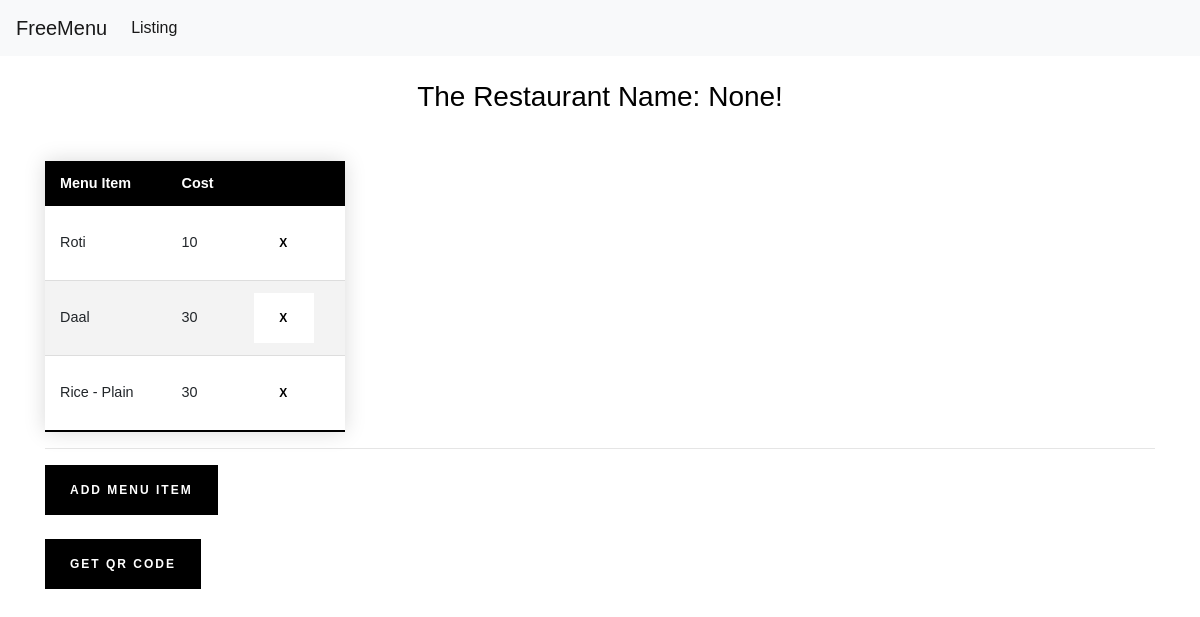
/restaurant_menu?rest_id=2, run on the app's committed database.
### tables this page shows
CREATE TABLE menus (
    menu_id INTEGER PRIMARY KEY AUTOINCREMENT,
    created TIMESTAMP NOT NULL DEFAULT CURRENT_TIMESTAMP,
    item_title TEXT NOT NULL,
    item_cost TEXT NOT NULL,
    item_restaurant_id INTEGER REFERENCES restaurants (rest_id)
);

### app.py (the view, shortened to what this page needs)
@app.route('/restaurant_menu',methods = ['POST', 'GET'])
def restaurant_menu_result():
    if request.method == 'GET':
        rest_id = request.args.get('rest_id')
        rest_name = request.args.get("rest_name")
        dict = get_menu_for_restaurant(rest_id = rest_id)
        return render_template("restaurant_menu.html", result = dict, name = rest_name)

### app.py (called while the page is built)
def get_db_connection():
    BASE_DIR = os.path.dirname(os.path.abspath(__file__))
    db_path = os.path.join(BASE_DIR, "freemenu_database.db")
    print(db_path)
    conn = sqlite3.connect(db_path)
    conn.row_factory = sqlite3.Row
    return conn

def get_menu_for_restaurant(rest_id):
    conn = get_db_connection()
    sql = f"""SELECT * FROM menus WHERE item_restaurant_id = {rest_id}"""
    menus = conn.execute(sql).fetchall()
    conn.close()
    return menus

### templates/restaurant_menu.html (shortened to what this page needs)
{% extends 'base.html' %}
{% block content %}
   <body>
      <h3>The Restaurant Name: {{ name }}!</h3>
      <table class="styled-table">
          <thead>
              <tr>
                  <th>Menu Item</th>
                  <th>Cost</th>
                  <th></th>
              </tr>
          </thead>
          <tbody>
              {% for item in result %}
               <tr>
                  <td> {{ item['item_title'] }} </td>
                  <td> {{ item['item_cost'] }} </td>
                  <td ><input type="button" id="{{ item['menu_id'] }}" class="pheasant-demure-button solid light" value="X" onclick="SomeDeleteRowFunction(this, '{{url_for('delete_menu_item', item_id=item['menu_id'])}}')"/></td>
               </tr>
               {% endfor %}
          </tbody>
      </table>
      <hr>
      <form action = "{{url_for('add_restaurant_menu', name = name)}}" method = "GET">
        <button type="submit" class="pheasant-demure-button solid dark" onclick="">
          <span class="label" >ADD MENU ITEM</span>
        </button>
      </form>
    <form action = "{{url_for('get_qr', rest_name = name)}}" method = "GET">
        <button type="submit" class="pheasant-demure-button solid dark" >
          <span class="label" >GET QR CODE</span>
        </button>
    </form>
   </body>
{% endblock %}

### static/index_custom.css (style rules this page uses)
* { font-family: "Cairo", sans-serif; }
h1, h2, h3, h4, h5, h6 { font-family: "Cairo", sans-serif; color: #000; text-align: center; }
.styled-table { margin: 15px 0; font-size: 0.9em; font-family: "Cairo", sans-serif; min-width: 300px; box-shadow: 0 0 20px rgba(0, 0, 0, 0.15); }
.styled-table thead tr { background-color: #000; color: #ffffff; text-align: left; }
.styled-table th, .styled-table td { padding: 12px 15px; }
.styled-table tbody tr { border-bottom: 1px solid #dddddd; }
.styled-table tbody tr:nth-of-type(even) { background-color: #f3f3f3; }
.styled-table tbody tr:last-of-type { border-bottom: 2px solid #000; }

### data on the page
menus: item_title "Roti", item_cost "10"
menus: item_title "Daal", item_cost "30"
menus: item_title "Rice - Plain", item_cost "30"

### other printed values
{{ name }} "None"
